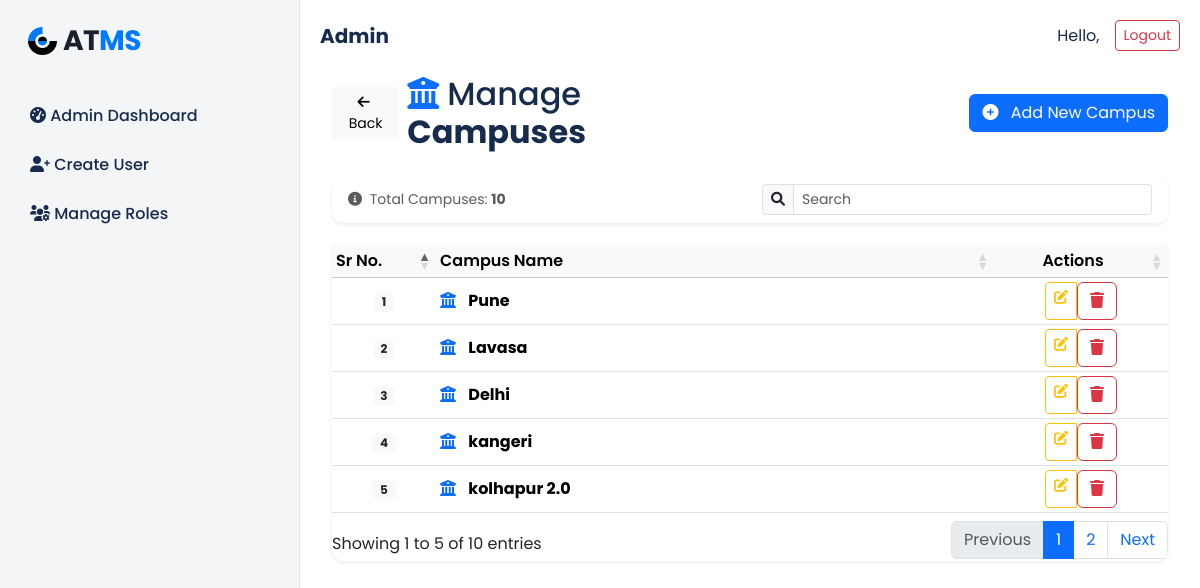
Page /accounts/campus/ on the committed database.
### accounts/models.py (models this page shows, shortened)
class Campus(models.Model):
    name = models.CharField(max_length=255)

### accounts/views.py (the view)
# urls.py: path('campus/', views.campus_crud, name='campus_crud'),
def campus_crud(request):
    if request.method == "POST":
        name = request.POST.get("name")
        if name:
            Campus.objects.create(name=name)
            return redirect('accounts:campus_crud')
    campuses = Campus.objects.all()
    return render(request, 'accounts/campus_crud.html', {'campuses': campuses})

### accounts/context_processors.py (called while the page is built)
def all_projects(request):
    projects = Project.objects.all()
    return {'projects': projects}

def global_teams_and_students(request):
    teams = Team.objects.all()
    students = User.objects.filter(role='staff')
    return {
        'teams': teams,
        'students': students
    }

### accounts/templates/accounts/campus_crud.html (shortened to what this page needs)
{% extends 'admin_base.html' %}
{% load static %}
{% block content %}
<div class="container-xl mt-4">
    <div class="row mb-4 align-items-center">
        <div class="col-sm-6 d-flex align-items-center gap-2">
            <a href="{% url 'accounts:dashboard' %}" class="btn btn-light btn-sm">
                <i class="fa fa-arrow-left me-1"></i> Back
            </a>
            <h2 class="mb-0"><i class="fa fa-university me-2 text-primary"></i>Manage <b>Campuses</b></h2>
        </div>
        <div class="col-sm-6 text-end">
            <button class="btn btn-primary" data-bs-toggle="collapse" data-bs-target="#addCampusForm">
                <i class="fa fa-plus-circle me-2"></i> Add New Campus
            </button>
        </div>
    </div>
    <div class="card shadow-sm border-0 mb-3">
        <div class="card-body py-2">
            <div class="row align-items-center">
                <div class="col-md-6">
                    <small class="text-muted">
                        <i class="fa fa-info-circle me-1"></i>
                        Total Campuses: <strong>{{ campuses|length }}</strong>
                    </small>
                </div>
                <div class="col-md-6">
                    <div class="input-group input-group-sm">
                        <span class="input-group-text"><i class="fa fa-search"></i></span>
                        <input class="form-control" id="campusSearch" type="text" placeholder="Search ">
                    </div>
                </div>
            </div>
        </div>
    </div>
    <div class="card shadow-sm border-0">
        <div class="card-body p-0">
            <div class="table-responsive">
                <table id="campusDataTable" class="table table-hover table-sm align-middle mb-0">
                    <thead class="table-light">
                        <tr>
                            <th class="fw-semibold" style="width: 80px;">Sr No.</th>
                            <th class="fw-semibold">Campus Name</th>
                            <th class="fw-semibold text-center" style="width: 150px;">Actions</th>
                        </tr>
                    </thead>
                    <tbody id="campusTable">
                        {% for campus in campuses %}
                        <tr>
                            <td class="text-center">
                                <span class="badge bg-light text-dark">{{ forloop.counter }}</span>
                            </td>
                            <td>
                                <i class="fa fa-university text-primary me-2"></i>
                                <strong>{{ campus.name }}</strong>
                            </td>
                            <td class="text-center">
                                <div class="btn-group btn-group-sm" role="group">
                                    <a href="{% url 'accounts:edit_campus' campus.id %}" class="btn btn-outline-warning" title="Edit Campus" data-bs-toggle="tooltip">
                                        <i class="fa fa-edit"></i>
                                    </a>
                                    <form method="POST" action="{% url 'accounts:delete_campus' campus.id %}" style="display:inline;" onsubmit="return confirm('Are you sure you want to delete this campus? This action cannot be undone.');">
                                        <button type="submit" class="btn btn-outline-danger" title="Delete Campus" data-bs-toggle="tooltip">
                                            <i class="fa fa-trash"></i>
                                        </button>
                                    </form>
                                </div>
                            </td>
                        </tr>
                        {% endfor %}
                    </tbody>
                </table>
            </div>
        </div>
    </div>
</div>
<link href="https://cdn.datatables.net/1.13.6/css/dataTables.bootstrap5.min.css" rel="stylesheet">
{% endblock %}

### templates/admin_base.html (style rules this page uses)
:root { --atms-blue: #007bff; --sidebar-bg: #f4f5f7; --main-bg: #ffffff; --primary-text: #172b4d; --secondary-text: #6b778c; --border-color: #dfe1e6; --card-shadow: 0 1px 0 rgba(9, 30, 66, 0.25); }
body { font-family: 'Poppins', sans-serif; background-color: var(--main-bg); color: var(--primary-text); }
.card { border-radius: 8px; box-shadow: var(--card-shadow); margin-bottom: 20px; }

### accounts/templates/accounts/campus_crud.html (style rules this page uses)
.card { border-radius: 12px; overflow: hidden; }

### rows in the picture
Campus: name "Pune"
Campus: name "Lavasa"
Campus: name "Delhi"
Campus: name "kangeri"
Campus: name "kolhapur 2.0"

### other values in the picture
{{ campuses|length }} "10"
